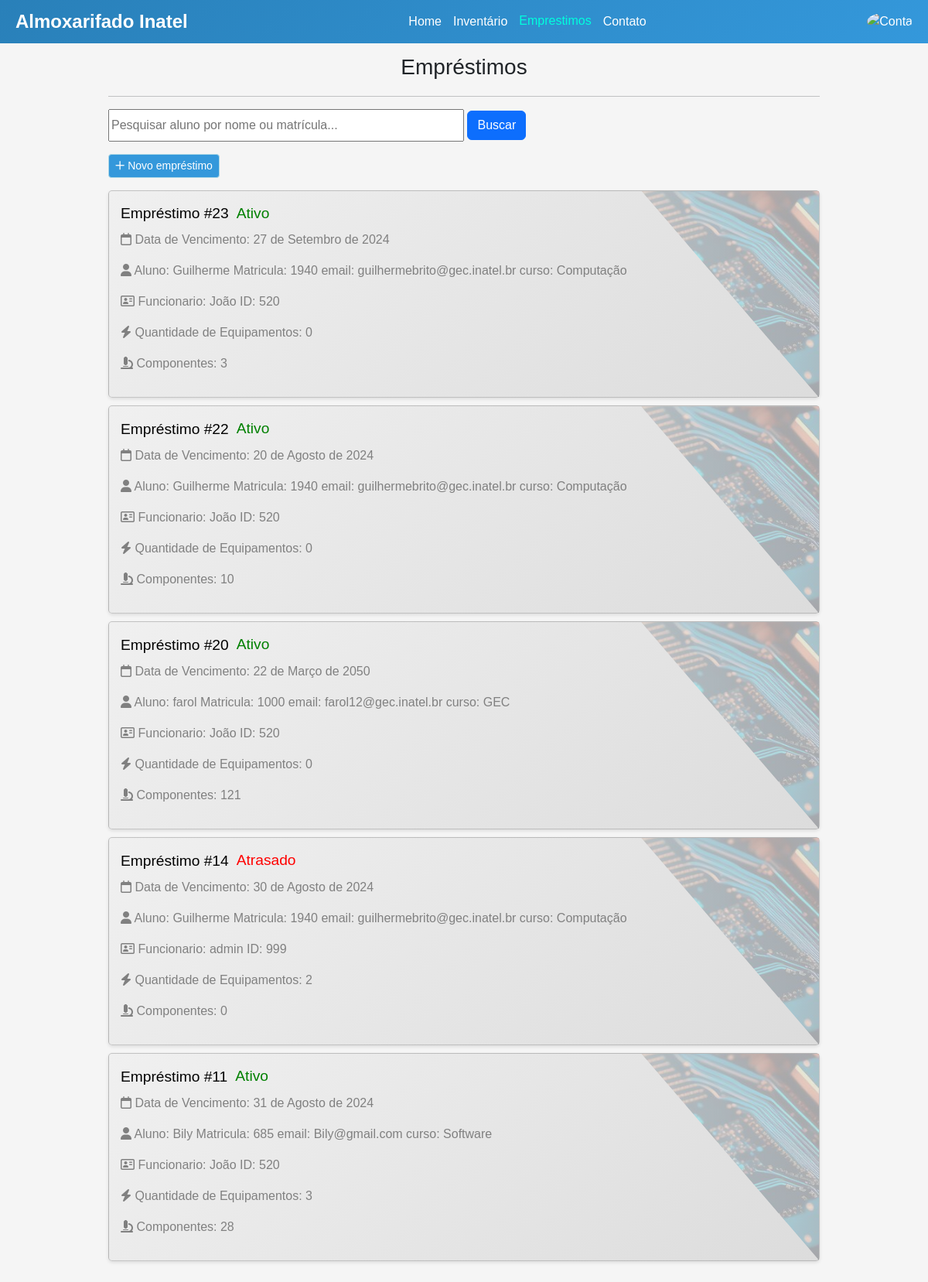
/emprestimos/ (signed in), run on an earlier commit of the app's database.
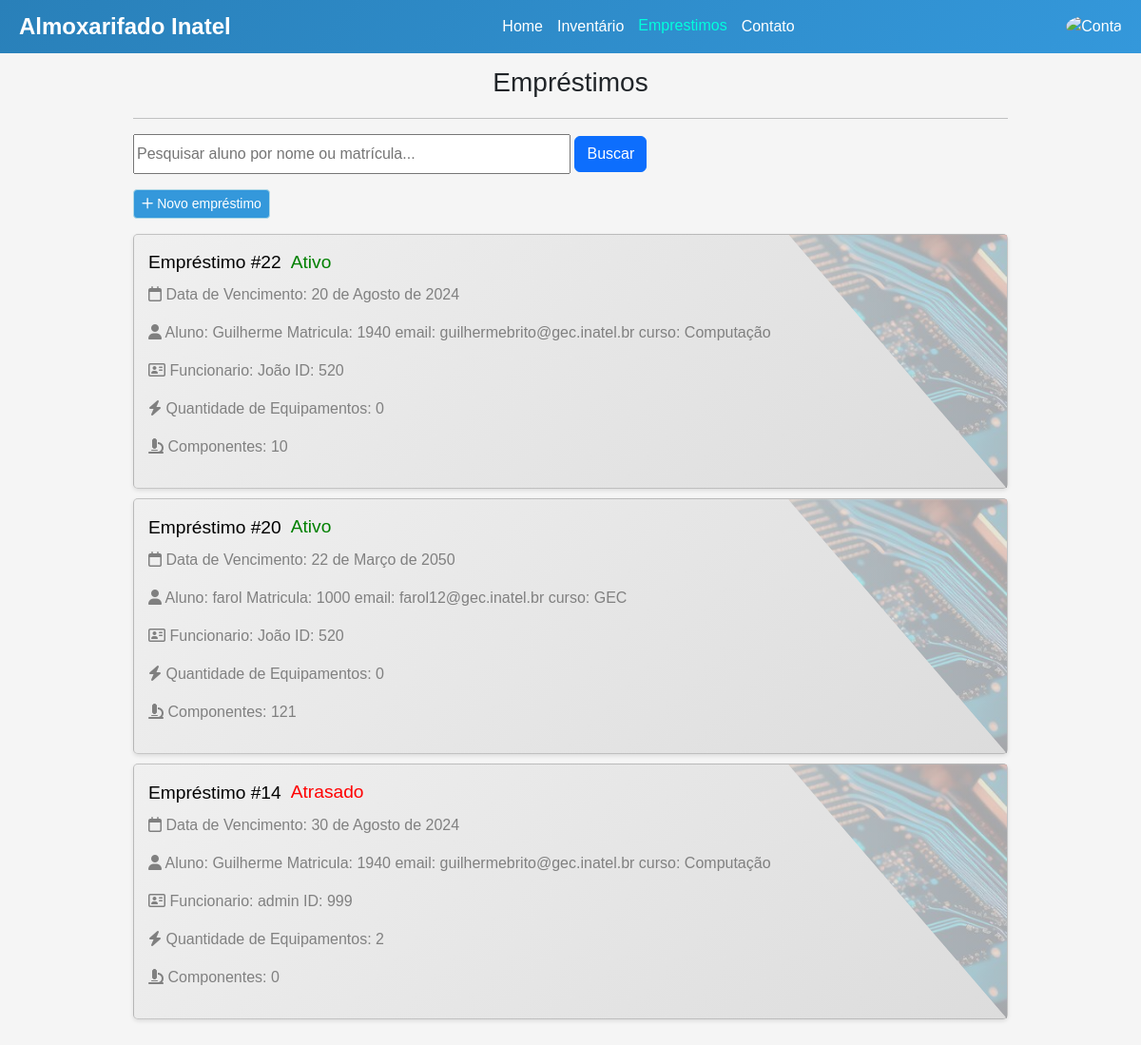
And on a later commit of the database.
### emprestimos/models.py (models this page shows, shortened)
class Emprestimo(models.Model):
    id = models.BigAutoField(primary_key=True, unique=True)
    estado = models.CharField(max_length=50) # Ativo, Pendente(esperando aprovacao), Atrasado
    data_de_retirada = models.DateField(verbose_name='Data de Retirada', auto_now_add=True)
    data_de_devolucao = models.DateField(verbose_name='Data de Devolução')
    aluno = models.ForeignKey(Aluno, on_delete=models.PROTECT)
    funcionario = models.ForeignKey(Funcionario, on_delete=models.PROTECT)

### autenticacao/models.py (models this page shows, shortened)
class Aluno(models.Model):
    user = models.OneToOneField(User, on_delete=models.CASCADE, null=True)
    matricula = models.IntegerField(primary_key=True)
    curso = models.CharField(max_length=50)

class User(AbstractUser):
    name = models.CharField(max_length=200, null=True, unique=True)
    email= models.EmailField(unique=True, null=True)
    is_aluno = models.BooleanField(default=False)
    is_funcionario = models.BooleanField(default=False)
    USERNAME_FIELD = 'email'
    REQUIRED_FIELDS = []

class Funcionario(models.Model):
    user = models.OneToOneField(User, on_delete=models.CASCADE, null=True)
    id = models.IntegerField(primary_key=True, unique=True)
    cargo = models.CharField(max_length=50)

### emprestimos/views.py (the view, shortened to what this page needs)
# urls.py: path('',emprestimosCard, name='emprestimo'),
def emprestimosCard(request):
    user = request.user
    q = request.GET.get('q') if request.GET.get('q') is not None else ''
    qtd_equipamentos = {}
    qtd_componentes = {}
    emprestimos = []
    if user.is_authenticated:
        if user.is_funcionario or user.is_superuser:
            emprestimos = Emprestimo.objects.filter(
                Q(aluno__user__username__icontains=q) |
                Q(aluno__matricula__icontains=q)
            ).order_by('-id')
            for emprestimo in emprestimos:
                soma_componentes = 0
                qtd_equipamentos[emprestimo.id] = Equipamento.objects.filter(emprestimo=emprestimo).__len__()
                relations = Emprestimo_has_components.objects.filter(emprestimo=emprestimo)
                for relation in relations:
                    soma_componentes += relation.quantidade
                qtd_componentes[emprestimo.id] = soma_componentes
    else:
        return redirect('loginUser')
    context = {
        'emprestimos':emprestimos,
        'qtd_equipamentos':qtd_equipamentos,
        'qtd_componentes':qtd_componentes
    }
    return render(request, 'emprestimo.html', context)

### emprestimos/templatetags/dict_filters.py (called while the page is built)
@register.filter
def dict_item(dictionary, key):
    return dictionary.get(key)

### emprestimos/templates/emprestimo.html (shortened to what this page needs)
{% extends "base.html" %}
{% load static %}
{% load dict_filters %}
{% block style%}
<link rel="stylesheet" href="{% static 'css/bootstrap/bootstrap.min.css' %}">
<link rel="stylesheet" href="{% static 'fa/css/all.min.css' %}">
<link rel="stylesheet" href="{% static 'css/emprestimos.css' %}">
{% endblock %}
{% block content %}
<div class="container">
    <h3>Empréstimos</h3>
    <hr>
        {% if user.is_funcionario or user.is_superuser %}
        <p>
        <form method="get" action="{% url 'emprestimo' %}">
            <input class="col-sm-6 col-form-label" type="text" name="q" placeholder="Pesquisar aluno por nome ou matrícula..." value="{{ request.GET.q }}">
            <button type="submit" class="btn btn-primary">Buscar</button>
        </form>
        </p>
        <p>
            <a href="{% url 'cadastrar-emprestimo' %}" class="btn btn-primary btn-sm" style="background-color: #3498db; border-color: #add8e6;"><i class="fa-regular fa-plus"></i>  Novo empréstimo</a>
        </p>
        {% endif %}
    {% for emprestimo in emprestimos %}
    <div class="card" data-url="{% url 'detalhes' pk=emprestimo.aluno.matricula %}">
        <div class="card-content" title="Visualizar">
            <div class="card-title">
                <h2>Empréstimo #{{ emprestimo.id }}</h2>
                {% if emprestimo.estado == 'Ativo' %}
                <span class="card-status active">Ativo</span>
                {% elif  emprestimo.estado == 'Pendente' %}
                <span class="card-status warn">Pendente</span>
                {% elif  emprestimo.estado == 'Atrasado' %}
                <span class="card-status danger">Atrasado</span>
                {% endif %}
            </div>
            <p><i class="fa-regular fa-calendar"></i> Data de Vencimento: {{ emprestimo.data_de_devolucao }}</p>
            <p><i class="fa-solid fa-user"></i> Aluno: {{ emprestimo.aluno.user.username }} Matricula: {{ emprestimo.aluno.matricula }} email: {{ emprestimo.aluno.user.email }} curso: {{ emprestimo.aluno.curso }}</p>
            <p><i class="fa-regular fa-address-card"></i> Funcionario: {{ emprestimo.funcionario.user.name }} ID: {{ emprestimo.funcionario.id }}</p>
            <p><i class="fa-solid fa-bolt"></i> Quantidade de Equipamentos: {{ qtd_equipamentos | dict_item:emprestimo.id }}</p>
            <p><i class="fa-solid fa-microscope"></i> Componentes: {{ qtd_componentes | dict_item:emprestimo.id }}</p>
        </div>
    </div>
    {% endfor %}
</div>
{% endblock %}

### templates/base.html (shortened to what this page needs)
{% load static %}
<!DOCTYPE html>
<html lang="pt-br">
<head>
    <link rel="stylesheet" href="{% static 'css/base.css' %}">
    {% block style %}
    {% endblock %}
</head>
<body>
    <div class="app-bar">
        <div class="logo">Almoxarifado Inatel</div>
        <div class="menu">
            <a href="{% url 'home_page' %}" id="home">Home</a>
            <a href="{% url 'Listar-Equipamentos' %}" id="inventario">Inventário</a>
            <a href="{% url 'emprestimo'%}" id="emprestimo">Emprestimos</a>
            <a href="{% url 'contato'%}" id="contato">Contato</a>
        </div>
        <div class="account" onclick="toggleDropdown()">
            <img src="{% static 'imgs/account_icon.png' %}" alt="Conta">
        </div>
    </div>
    <div class="block">
        {% block content %}{% endblock %}
    </div>
</body>
</html>

### static/css/base.css (style rules this page uses)
body { font-family: Nunito sans, sans-serif; flex-direction: column; min-height: 100vh; margin: 0; padding: 0; background-color: #f0f8ff; }
.app-bar { position: fixed; top: 0; width: 100%; display: flex; justify-content: space-between; align-items: center; padding: 10px 20px; box-sizing: border-box; z-index: 1000; }
.app-bar .logo { font-size: 1.5em; font-weight: bold; }
.app-bar .menu { display: flex; gap: 15px; }
.app-bar .menu a { color: white; text-decoration: none; font-size: 1em; }
.app-bar .menu a.active { color: rgb(0, 255, 221); transform: translateY(-1px); }
.app-bar .account { position: relative; }
.app-bar .account img { width: 30px; height: 30px; border-radius: 50%; cursor: pointer; }
.block { margin-top: 50px; }
.sidebar, .app-bar { background: linear-gradient(135deg, #2980b9, #3498db); color: #fff; }

### static/css/emprestimos.css (style rules this page uses)
body { font-family: Arial, sans-serif; margin: 0; padding: 0; background-color: #f5f5f5; }
.container { width: 80%; margin: 0 auto; padding: 20px; }
body h3 { text-align: center; margin-bottom: 20px; }
.card { background-color: #fff; padding: 15px; margin: 10px 0; box-shadow: 0 2px 4px rgba(0, 0, 0, 0.1); border-radius: 5px; cursor: pointer; transition: transform 0.2s, box-shadow 0.2s; background: linear-gradient(135deg, #f0f0f0, #dcdcdc); }
.card-title { display: flex; align-items: center; color: #000; }
.card-title h2 { margin: 0; font-size: 1.2em; }
.card-status { margin-left: 10px; font-size: 1.2em; color: green; }
.card-status.danger { color: red; }
.card-content { flex: 1; padding-right: 10px; color: gray; }

What changed in the data, as far as the page shows it:
removed Emprestimo: id "23", estado "Ativo", data_de_devolucao "27 de Setembro de 2024", aluno.user.username "Guilherme", aluno.matricula "1940", aluno.user.email "guilhermebrito@gec.inatel.br", aluno.curso "Computação", funcionario.user.name "João", funcionario.id "520", id "0", id "3"
removed Emprestimo: id "11", estado "Ativo", data_de_devolucao "31 de Agosto de 2024", aluno.user.username "Bily", aluno.matricula "685", aluno.user.email "Bily@gmail.com", aluno.curso "Software", funcionario.user.name "João", funcionario.id "520", id "3", id "28"
